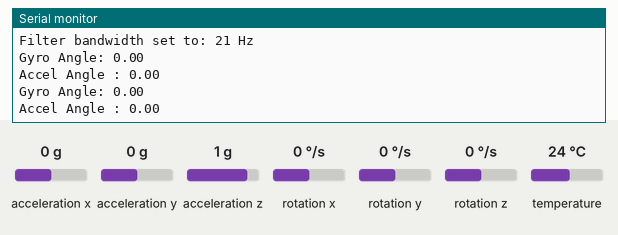
The sketch below on a simulated Arduino Leonardo, built with avr-gcc and run on an emulated ATmega32U4. Shown: the last lines printed to the serial monitor. The inputs (shaded band) are chosen by the test bench; at power-on: acceleration y 0 g, acceleration z 1 g, rotation x 0 °/s, acceleration x 0 g, rotation y 0 °/s, rotation z 0 °/s, temperature 24 °C.

Above: at 2.2 s.
2.3 s: acceleration y set to -1.4 g
At 3.6 s:
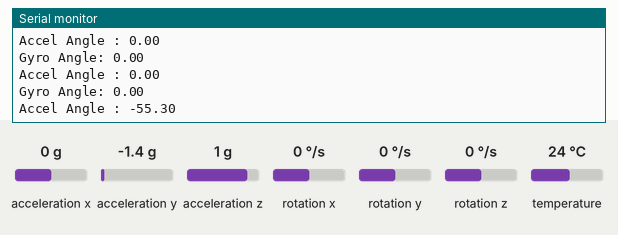
3.8 s: acceleration z set to -1.4 g
At 4.5 s:
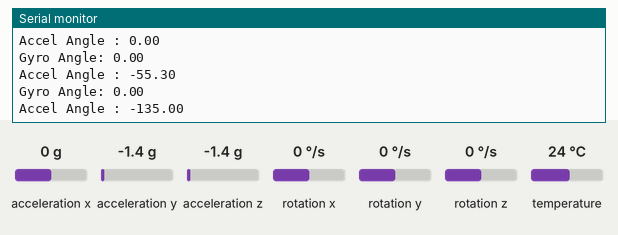
5.3 s: rotation x set to -192 °/s
At 6.4 s:
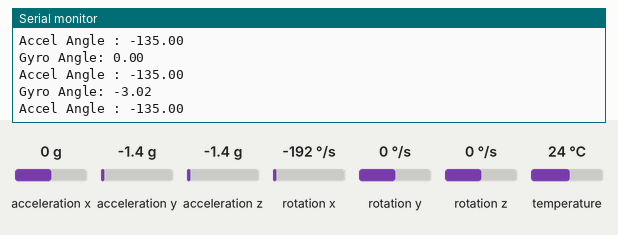
Timing chart, 0 to 8.3 s (numbered marks = the images above; inputs shaded):
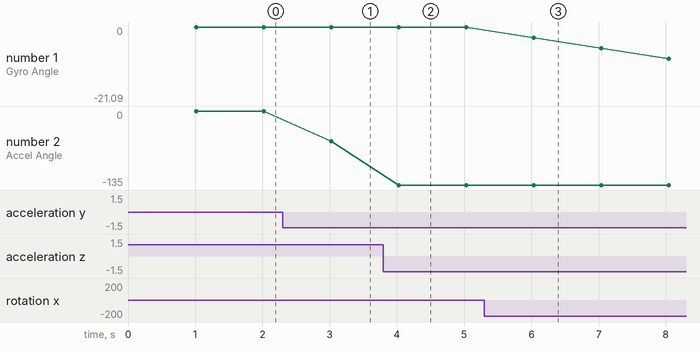

The sketch:

measuring_angle_accel.ino
```cpp
#include <Adafruit_MPU6050.h>
#include <Adafruit_Sensor.h>
#include <Wire.h>
#include <math.h>

Adafruit_MPU6050 mpu;

int16_t accY, accZ;
float accAngle;
int16_t gyroX, gyroRate;
float gyroAngle=0;
unsigned long currTime, prevTime=0, loopTime;


void setup() {
  Serial.begin(115200);
  while (!Serial)
    delay(10); // will pause Zero, Leonardo, etc until serial console opens

  Serial.println("Adafruit MPU6050 test!");

  // Try to initialize!
  if (!mpu.begin()) {
    Serial.println("Failed to find MPU6050 chip");
    while (1) {
      delay(10);
    }
  }
  Serial.println("MPU6050 Found!");
  mpu.setAccelerometerRange(MPU6050_RANGE_8_G);
  Serial.print("Accelerometer range set to: ");
  switch (mpu.getAccelerometerRange()) {
  case MPU6050_RANGE_2_G:
    Serial.println("+-2G");
    break;
  case MPU6050_RANGE_4_G:
    Serial.println("+-4G");
    break;
  case MPU6050_RANGE_8_G:
    Serial.println("+-8G");
    break;
  case MPU6050_RANGE_16_G:
    Serial.println("+-16G");
    break;
  }
  mpu.setGyroRange(MPU6050_RANGE_500_DEG);
  Serial.print("Gyro range set to: ");
  switch (mpu.getGyroRange()) {
  case MPU6050_RANGE_250_DEG:
    Serial.println("+- 250 deg/s");
    break;
  case MPU6050_RANGE_500_DEG:
    Serial.println("+- 500 deg/s");
    break;
  case MPU6050_RANGE_1000_DEG:
    Serial.println("+- 1000 deg/s");
    break;
  case MPU6050_RANGE_2000_DEG:
    Serial.println("+- 2000 deg/s");
    break;
  }
  mpu.setFilterBandwidth(MPU6050_BAND_21_HZ);
  Serial.print("Filter bandwidth set to: ");
  switch (mpu.getFilterBandwidth()) {
  case MPU6050_BAND_260_HZ:
    Serial.println("260 Hz");
    break;
  case MPU6050_BAND_184_HZ:
    Serial.println("184 Hz");
    break;
  case MPU6050_BAND_94_HZ:
    Serial.println("94 Hz");
    break;
  case MPU6050_BAND_44_HZ:
    Serial.println("44 Hz");
    break;
  case MPU6050_BAND_21_HZ:
    Serial.println("21 Hz");
    break;
  case MPU6050_BAND_10_HZ:
    Serial.println("10 Hz");
    break;
  case MPU6050_BAND_5_HZ:
    Serial.println("5 Hz");
    break;
  }

  delay(1000);
}
void loop() {
  currTime = millis();
  loopTime = currTime - prevTime;
  prevTime = currTime;
  sensors_event_t a, g, temp;
  mpu.getEvent(&a, &g, &temp);

  accZ=a.acceleration.z;
  accY=a.acceleration.y;


  accAngle = atan2(accY, accZ)*RAD_TO_DEG;

  gyroX = g.gyro.x;
  //gyroRate = map(gyroX, -32768, 32767, -250, 250);
  gyroAngle = gyroAngle + (float)gyroX*loopTime/1000;

  Serial.print("Gyro Angle: ");
  Serial.println(gyroAngle);

  if(isnan(accAngle));
  else
    Serial.print("Accel Angle : ");
    Serial.println(accAngle);
    delay(1000);
}
```

Measured:
- after the input at 2.3 s, the serial monitor: prints a new line after 0.73 s (image 1)
- after the input at 3.8 s, the serial monitor: prints a new line after 0.23 s (image 2)
- after the input at 5.3 s, the serial monitor: prints a new line after 0.74 s (image 3)
- plotted number 1: 0 → -21.09 after the input at 5.3 s
- plotted number 2: 0 → -55.3 after the input at 2.3 s, -55.3 → -135 after the input at 3.8 s
